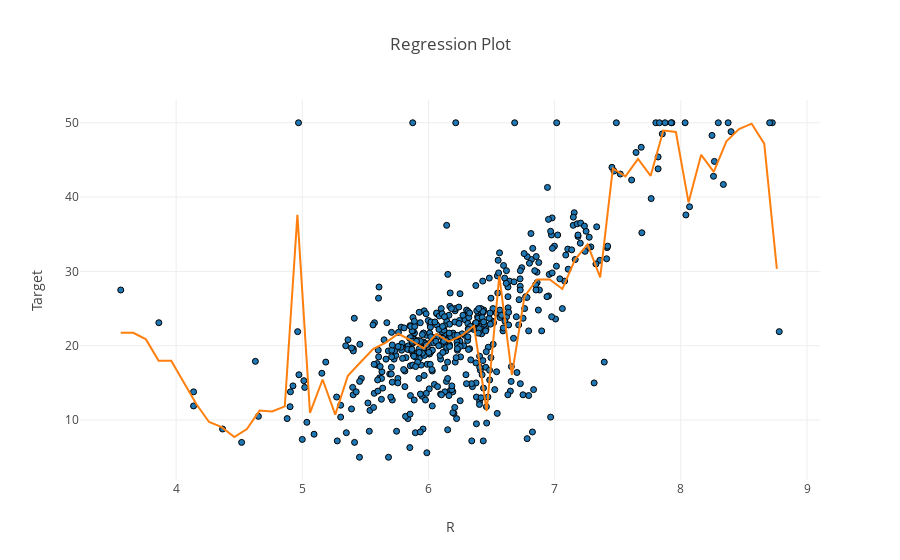

Source (notebook cell):
### Code cell
plot_handler = OneDimensionalRegressionPlotHandler(dataset=dataset, trained_regressor=regressor)
plot_handler.plot_prediction()

### Figure 1 — Plotly figure (JSON) as saved in the notebook; plotly's stock layout.template omitted (floating-point values rounded to 4 significant figures; data arrays with more than 128 entries replaced by an {"elided": "..."} marker saying what was removed)
{"data": [{"hoverinfo": "skip", "marker": {"line": {"color": "black", "width": 1}}, "mode": "markers", "showlegend": false, "type": "scatter", "uid": "59e8bbc1-3420-4e55-bd5a-58163c73a207", "x": {"elided": "506 float values"}, "y": {"elided": "506 float values"}}, {"hoverinfo": "y", "mode": "lines", "showlegend": false, "type": "scatter", "uid": "deef281e-dd3f-4230-95b8-e63dbe0d1153", "x": [3.561, 3.661, 3.761, 3.861, 3.961, 4.061, 4.161, 4.261, 4.361, 4.461, 4.561, 4.661, 4.761, 4.861, 4.961, 5.061, 5.161, 5.261, 5.361, 5.461, 5.561, 5.661, 5.761, 5.861, 5.961, 6.061, 6.161, 6.261, 6.361, 6.461, 6.561, 6.661, 6.761, 6.861, 6.961, 7.061, 7.161, 7.261, 7.361, 7.461, 7.561, 7.661, 7.761, 7.861, 7.961, 8.061, 8.161, 8.261, 8.361, 8.461, 8.561, 8.661, 8.761], "y": [21.74, 21.74, 20.86, 17.99, 17.99, 15.0, 12.13, 9.737, 9.057, 7.71, 8.79, 11.28, 11.15, 11.84, 37.6, 10.97, 15.46, 10.74, 15.96, 17.78, 19.55, 20.42, 21.61, 20.74, 19.65, 21.58, 20.56, 21.35, 22.68, 11.22, 29.42, 16.07, 26.64, 28.92, 28.91, 27.63, 31.6, 33.64, 29.21, 43.85, 42.78, 45.13, 42.86, 48.95, 48.76, 39.28, 45.69, 43.4, 47.51, 49.16, 49.88, 47.19, 30.33]}], "layout": {"autosize": true, "title": {"text": "Regression Plot"}, "xaxis": {"autorange": true, "range": [3.243, 9.098], "title": {"text": "R"}, "type": "linear"}, "yaxis": {"autorange": true, "range": [1.704, 53.3], "title": {"text": "Target"}, "type": "linear"}}}
